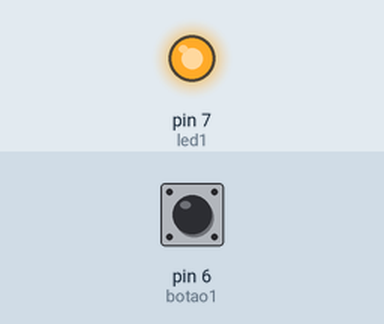
Simulated run of this sketch. Board: Arduino Uno, built with avr-gcc and run on an emulated ATmega328P. On the bench: output pins drawn as LEDs (lit = HIGH). The inputs (shaded band) are chosen by the test bench; at power-on: pin 6 (botao1) LOW.

Above: at 1.2 s.
1.3 s: pin 6 (botao1) pulled HIGH for 0.15 s
At 1.37 s:
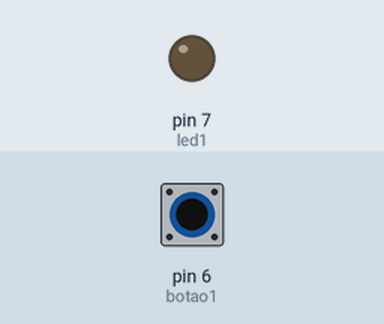
2.9 s: pin 6 (botao1) pulled HIGH for 3.2 s
At 7.4 s:
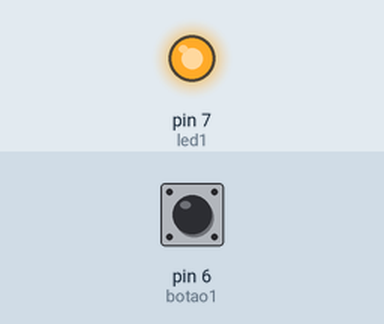
Timing chart, 0 to 8.9 s (numbered marks = the images above; inputs shaded):
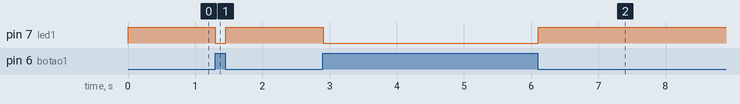

Measured:
- after the input at 1.3 s, pin 7 (led1): HIGH → LOW at once, → HIGH 0.15 s later
- after the input at 2.9 s, pin 7 (led1): HIGH → LOW at once, → HIGH 3.2 s later

The sketch:

codigo.ino
```cpp
const int led1 = 7;
const int botao1 = 6;
int valor1;

void setup()
{
  pinMode(botao1, INPUT);
  pinMode(led1, OUTPUT);
}

void loop()
{
  valor1 = digitalRead(botao1);

  if(valor1){
  digitalWrite(led1, LOW);
  }else{
  digitalWrite(led1, HIGH);
  }
  delay(10);

}
```
